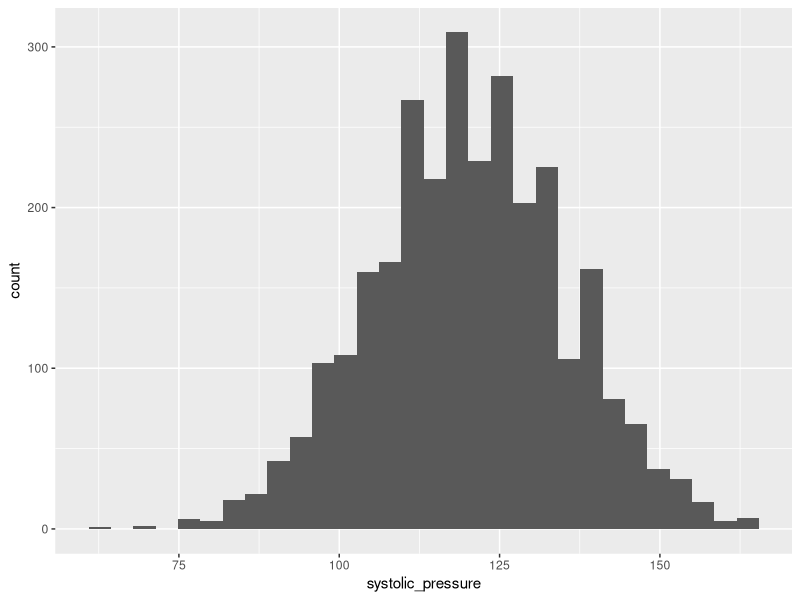
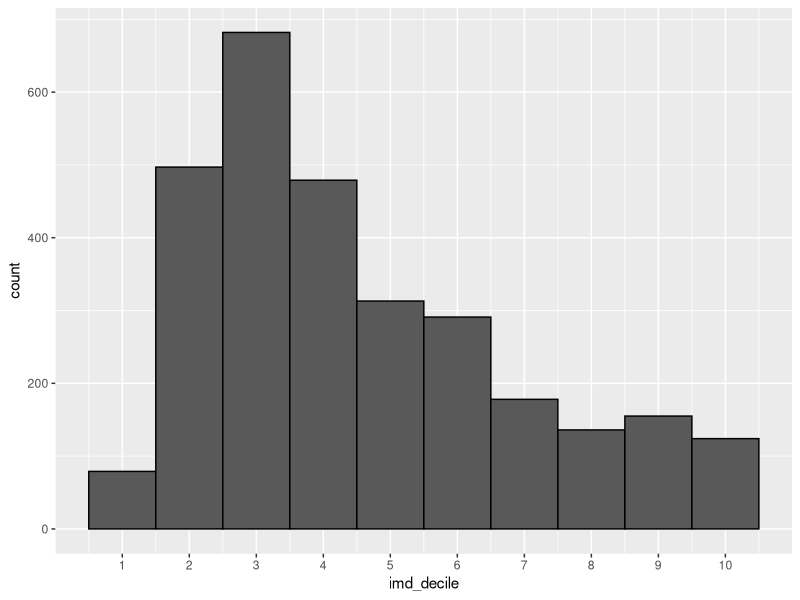
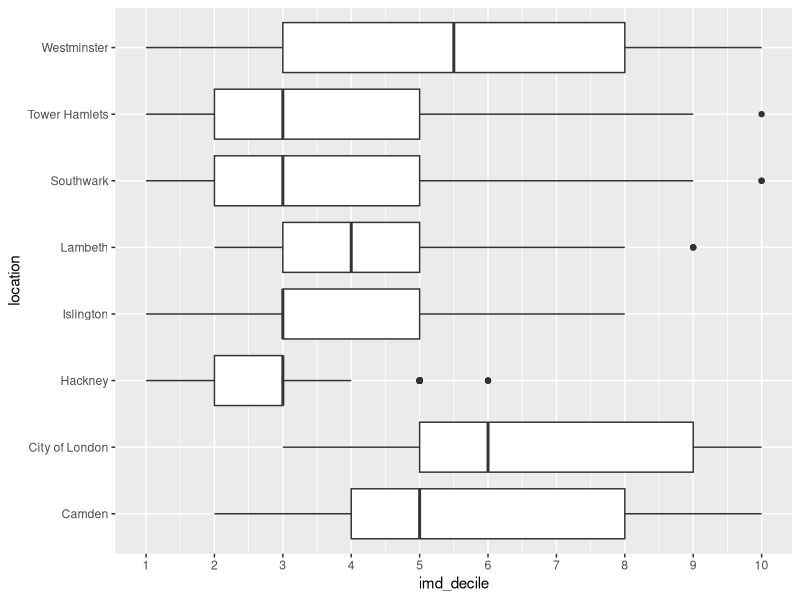
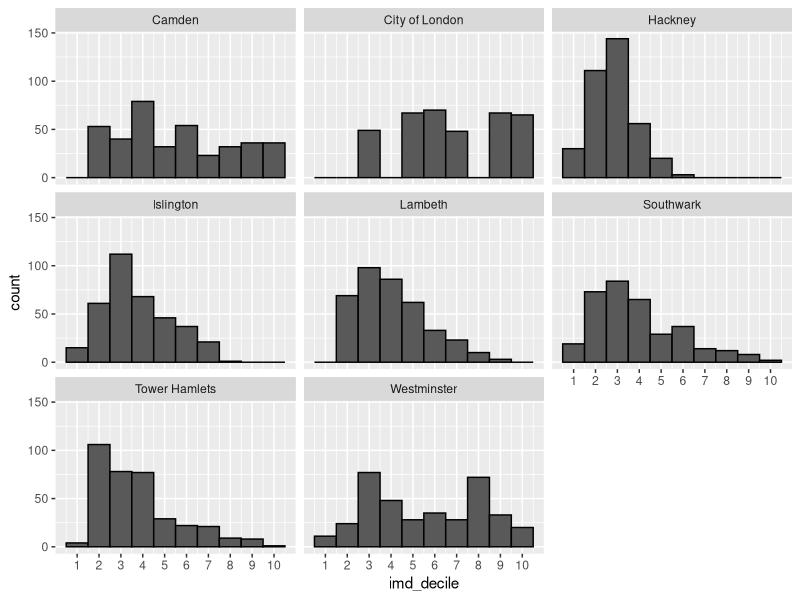
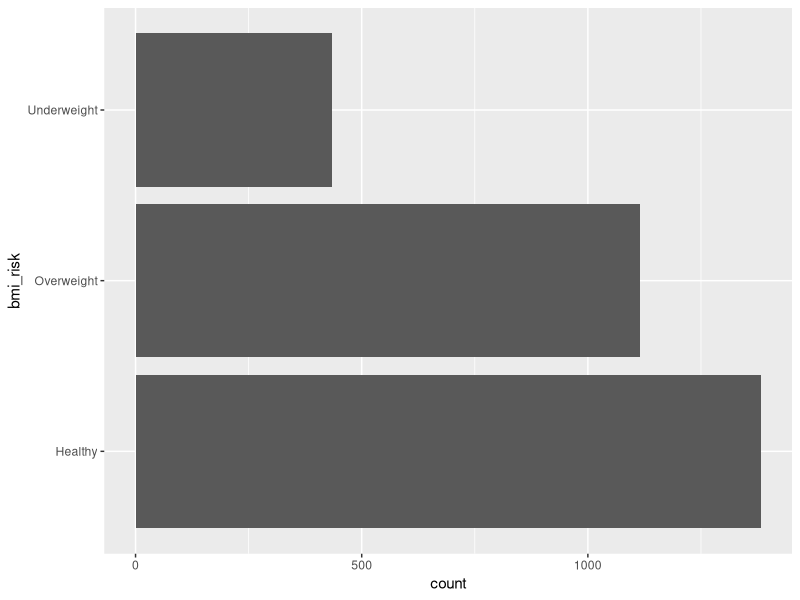
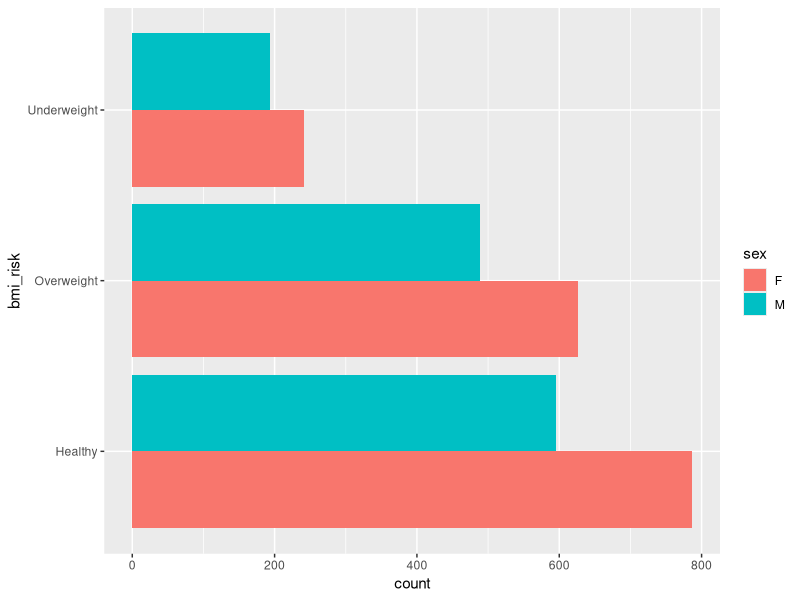
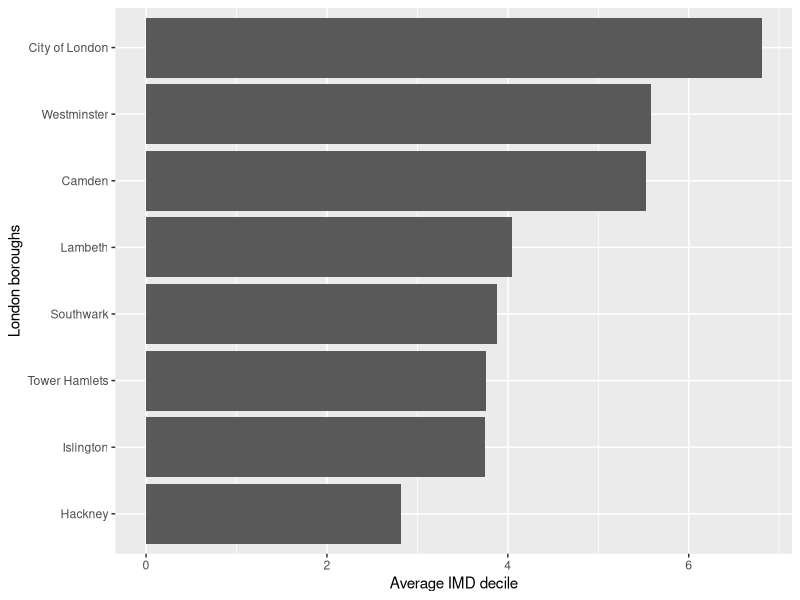
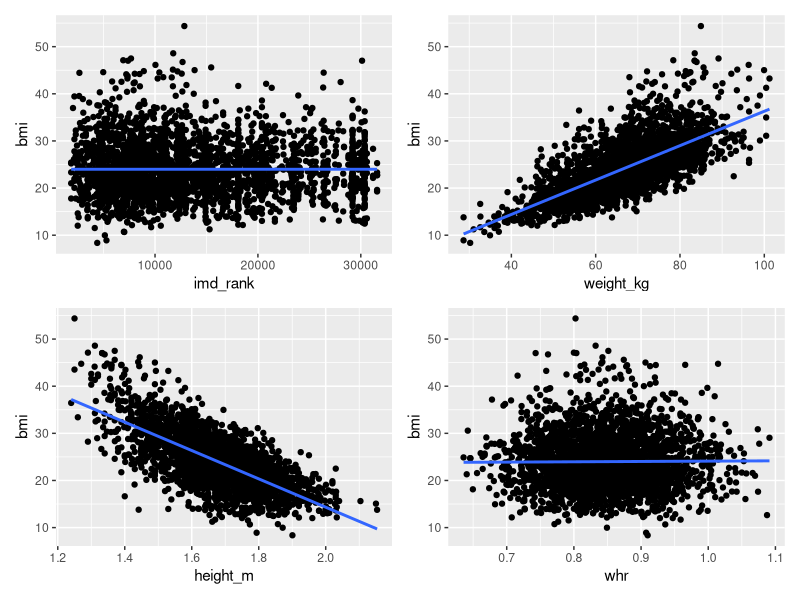

Generate these figures, in order, with R:


library(tidyverse)

health <- read_csv("health_metrics_cleaned.csv")

# summary ----
summary(health)
table(health$location)
table(health$blood_pressure)
table(health$bmi_risk)
table(health$whr_risk)

# distribution ----
ggplot(health, aes(x = systolic_pressure)) +
  geom_histogram()

# distribution between groups ----
ggplot(health, aes(x=imd_decile)) +
  geom_histogram(bins = 10, colour = "black") +
  scale_x_continuous(breaks = 1:10)

ggplot(health, aes(x = imd_decile, y = location)) +
  geom_boxplot() +
  scale_x_continuous(breaks = 1:10)

ggplot(health, aes(x=imd_decile)) +
  geom_histogram(bins = 10, colour = "black") +
  scale_x_continuous(breaks = 1:10) +
  facet_wrap(~location)

# counts and ranking of categorical data ----
# basic bar
ggplot(health, aes(y = bmi_risk)) +
  geom_bar()

# add sex to gain more insights
ggplot(health, aes(y = bmi_risk, fill = sex)) +
  geom_bar(position = "dodge")

# average rankings ----
# find average imd decile per location
health %>%
  group_by(location) %>%
  summarise(avg_imd_decile = mean(imd_decile, na.rm = TRUE)) %>%
  ggplot(aes(x = avg_imd_decile, y = fct_reorder(location, avg_imd_decile))) +
  geom_col() +
  labs(x = "Average IMD decile",
       y = "London boroughs")

# relationships and correlations ----
# remove missing value for calculation
health_no_na <- na.omit(health)

# correlation matrix
corr_mat <- health_no_na %>%
  select(age, waist, hip, height_m:whr, imd_rank:imd_decile) %>%
  cor()
corr_mat
# optional heatmap
#heatmap(corr_mat, Rowv = NA, Colv = NA)

# scatterplots with lm
library(patchwork)

imd_r <- ggplot(health, aes(x = imd_rank, y = bmi)) +
  geom_point() +
  geom_smooth(method = "lm", se = F)

weight <- ggplot(health, aes(x = weight_kg, y = bmi)) +
  geom_point() +
  geom_smooth(method = "lm", se = F)

height <- ggplot(health, aes(x = height_m, y = bmi)) +
  geom_point() +
  geom_smooth(method = "lm", se = F)

whr <- ggplot(health, aes(x = whr, y = bmi)) +
  geom_point() +
  geom_smooth(method = "lm", se = F)

imd_r + weight + height + whr

# final task ----
health_occupation <- health %>%
  mutate(occupation = str_remove(occupation, "\\["),
         occupation = str_remove(occupation, "\\]")) %>%
  separate_longer_delim(occupation, delim = ",") %>%
  mutate(occupation = str_squish(occupation))

occupation_comp <- c("Arts and Entertainment", "Education", "Research", "Health")

final_plot <- health_occupation %>%
  mutate(bmi_risk = factor(bmi_risk, levels = c("Underweight", "Healthy", "Overweight"))) %>%
  filter(occupation %in% occupation_comp) %>%
  ggplot(aes(x = bmi, y = imd_decile)) +
  geom_point(aes(colour = bmi_risk)) +
  geom_smooth(method = "lm", se = FALSE, colour = "grey55") +
  facet_wrap(vars(occupation)) +
  scale_colour_manual(values = c('#26547c','#ef476f','#ffd166')) +
  scale_y_continuous(breaks = seq(1,10,1)) + 
  labs(title = "Is BMI effected by deprivation in different by occupations? ",
       y = "Index of Multiple Deprivation Decile", x = "bmi",
       colour = "bmi risk") +
  theme_minimal(base_size = 12, base_family = "Avenir") +
  theme(legend.position = "bottom",
        plot.title.position = "plot")
final_plot